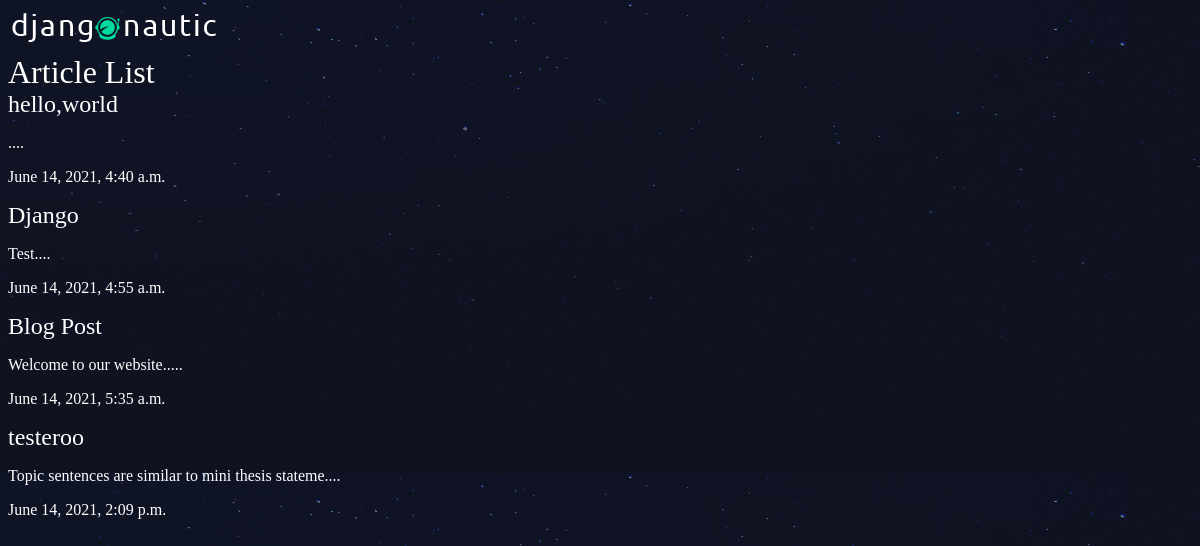
/articles/, run on an earlier commit of the app's database.
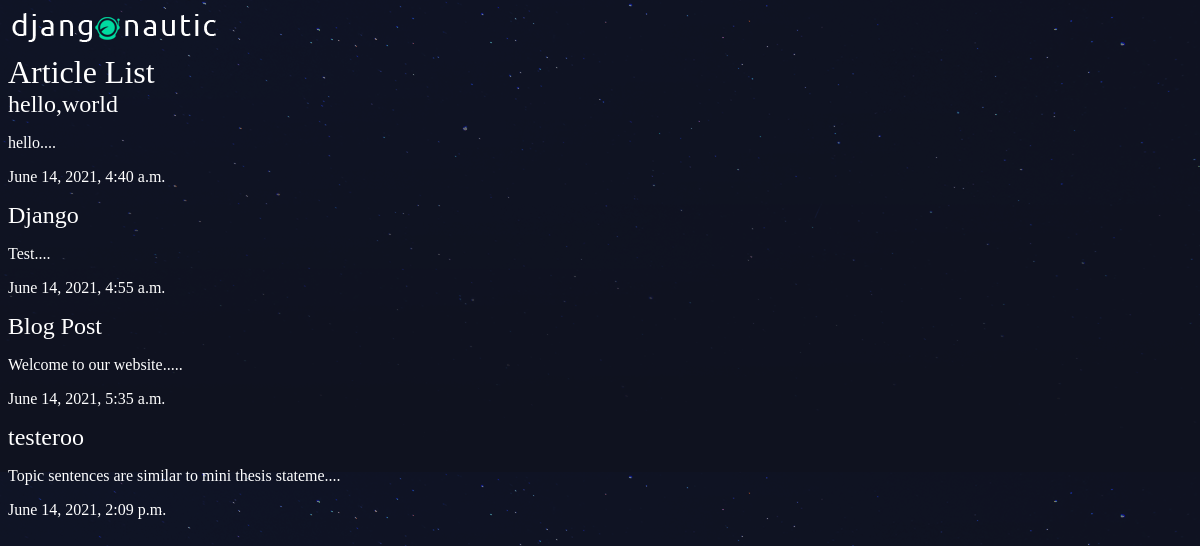
And on a later commit of the database.
### articles/models.py (models this page shows, shortened)
class Article(models.Model):
    title = models.CharField(max_length=100)
    slug = models.SlugField()
    body = models.TextField()
    date = models.DateTimeField(auto_now_add=True)
    thumb = models.ImageField(default='default.png', blank=True)
    def snippet(self):
        return self.body[:50]+'....'

### articles/views.py (the view)
# urls.py: path('', views.article_list, name="list"),
def article_list(request):
    articles = Article.objects.all().order_by('date')
    return render(request, 'articles/article_list.html', {'articles': articles})

### articles/templates/articles/article_list.html
{% extends 'base_layout.html' %}
{% block content %}
    <h1> Article List</h1>
    <div class="articles">
        {% for article in articles %}
            <div class="article">
                <h2><a href="{% url 'articles:detail' slug=article.slug %}">{{ article.title }}</a></h2>
                <p>{{ article.snippet }}</p>
                <p>{{ article.date }}</p>
            </div>
        {% endfor %}
    </div>
{% endblock %}

What changed in the data, as far as the page shows it:
changed Article "hello,world": snippet "...." → "hello...."
